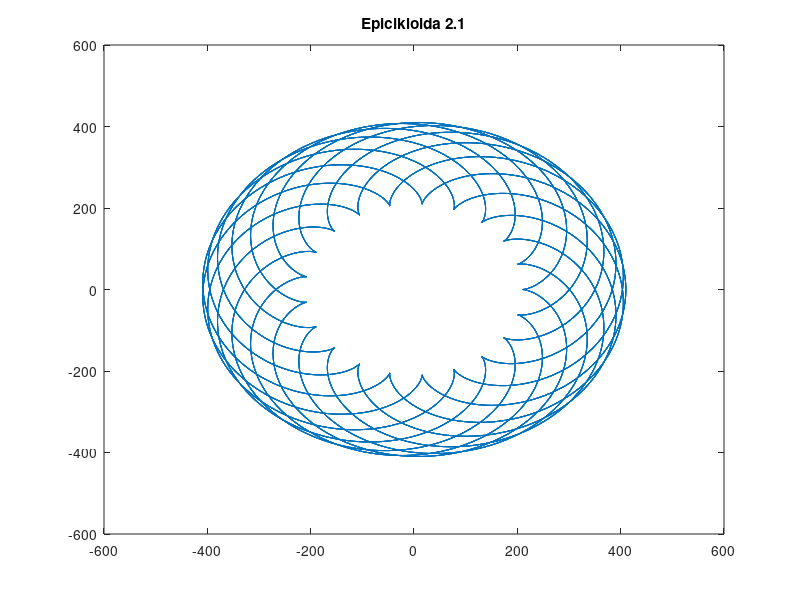

This figure's MATLAB source:
%% Epicikloida 2.1

%% Inicijalizacija

close all
clear all
clc

%%

alfa = 0:0.01:100*pi;
a = 100;
k = 2.1;
x = a*(k+1)*cos(alfa)-a*cos((k+1)*alfa);
y = a*(k+1)*sin(alfa)-a*sin((k+1)*alfa);

figure
plot(x,y)
title('Epicikloida 2.1')